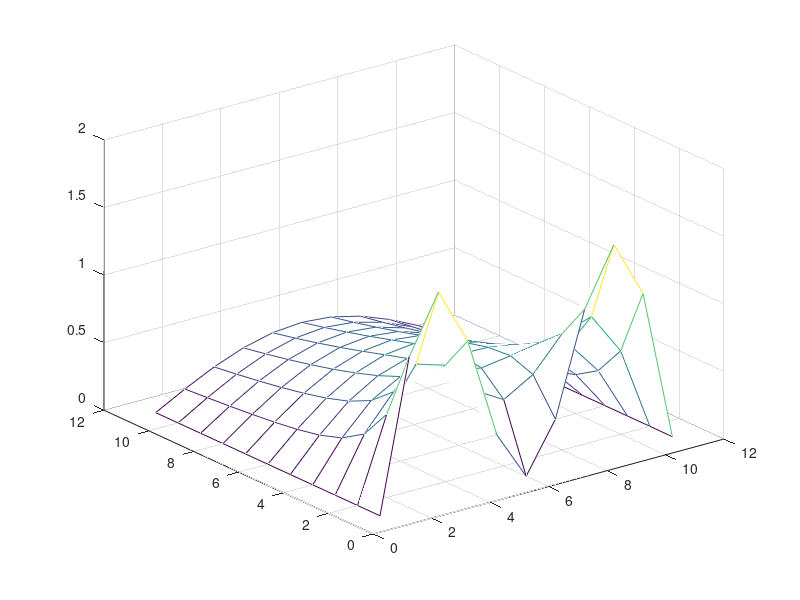

MATLAB code for this plot:
clc; clear all;
%Giai pt truyen nhiet - Crank - Nicholson

c=1; h=0.1; k=0.01;
x=0:h:1;
t=0:k:0.1;
n=length(x);
m=length(t);
r=(k*c^2)/h^2;  a=-1; c=-1;
b=(2/r)+2;

u=zeros(m,n);
%dieu kien dau
f=sin(pi*x)+sin(3*pi*x);
%dieu kien bien:
u(:,1)=0;
u(:,n)=0;
u(1,2:n-1)=f(2:n-1);

N=n-2;
am=a*(ones(N,1))
bm=b*(ones(N,1))
cm=c*(ones(N,1))

A=spdiags([am bm cm],[-1 0 1],N,N)

for j=2:m
    for i=2:n-1
        d(i-1)=u(j-1,i-1)+((2/r)-2)*u(j-1,i)+u(j-1,i+1);
    end
B=d;
B(1)=B(1)-am(1)*u(j,1);

B(N)=B(N)-cm(N)*u(j,n);
X=A\B';
u(j,2:n-1)=X;
end
mesh(u)
